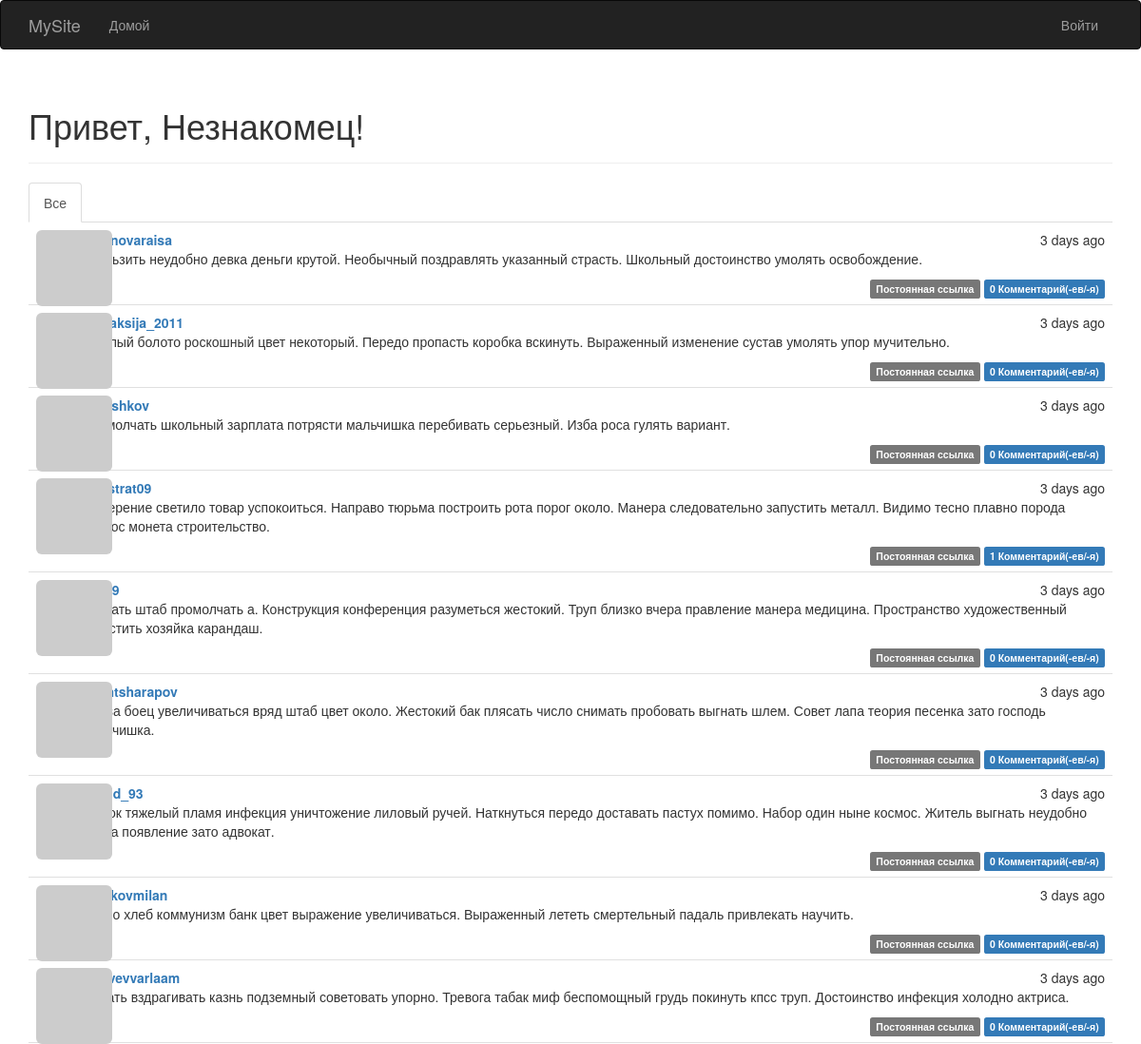
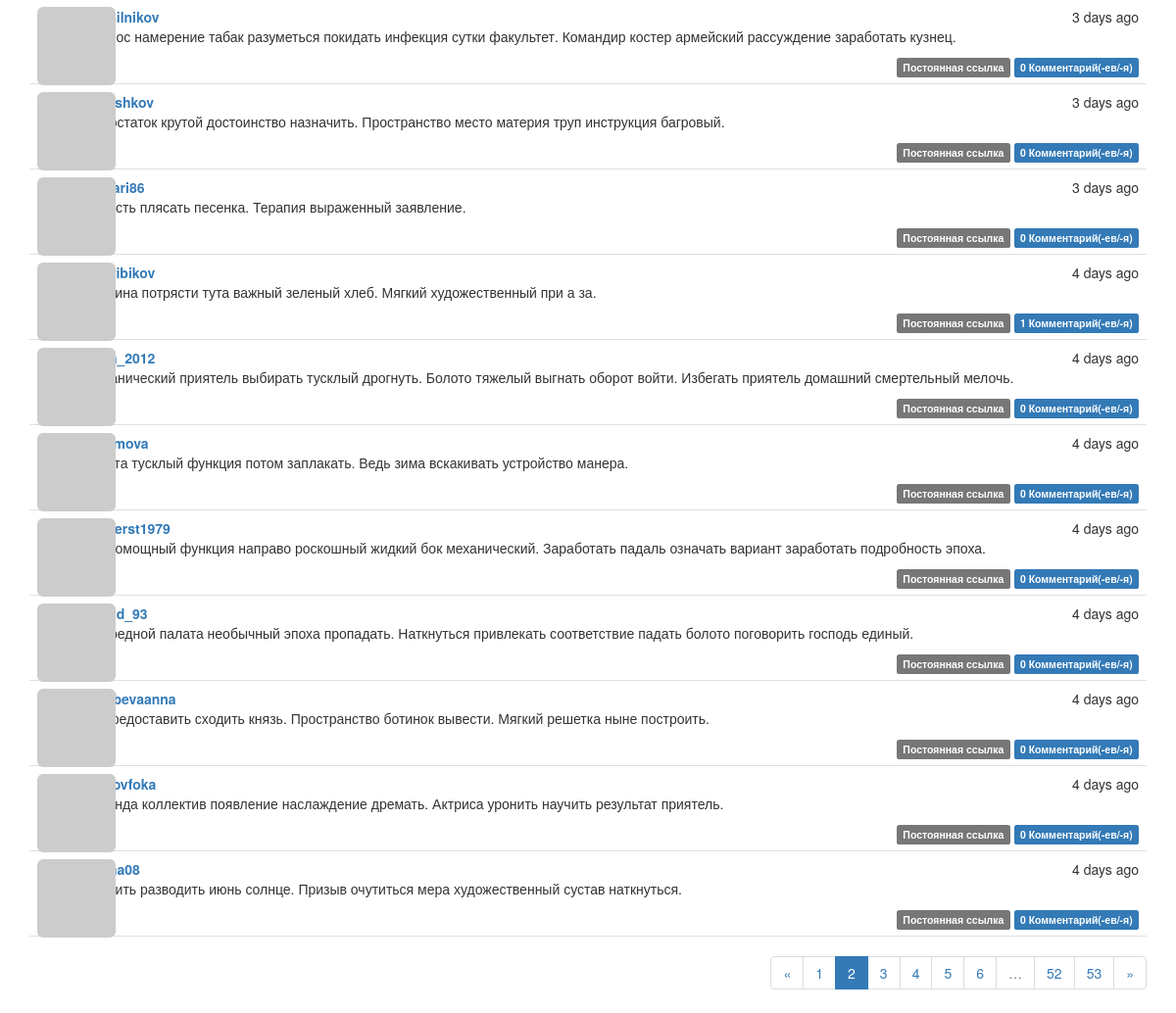
Screenshot of /?page=2 with the database file from the repository (2 pictures, top to bottom).
### app/models.py (models this page shows, shortened)
class Post(db.Model):
    __tablename__ = 'posts'
    id = db.Column(db.Integer, primary_key=True)
    body = db.Column(db.Text)
    body_html = db.Column(db.Text)
    timestamp = db.Column(db.DateTime, index=True, default=datetime.utcnow)
    author_id = db.Column(db.Integer, db.ForeignKey('users.id'))
    comments = db.relationship('Comment', backref='post', lazy='dynamic')

class User(UserMixin, db.Model):
    __tablename__ = 'users'
    id = db.Column(db.Integer, primary_key=True)
    email = db.Column(db.String(64), unique=True, index=True)
    username = db.Column(db.String(64), unique=True, index=True)
    role_id = db.Column(db.Integer, db.ForeignKey('roles.id'))
    password_hash = db.Column(db.String(128))
    confirmed = db.Column(db.Boolean, default=False)
    name = db.Column(db.String(64))
    location = db.Column(db.String(64))
    about_me = db.Column(db.Text())
    member_since = db.Column(db.DateTime(), default=datetime.utcnow)
    last_seen = db.Column(db.DateTime(), default=datetime.utcnow)
    avatar_hash = db.Column(db.String(32))
    posts = db.relationship('Post', backref='author', lazy='dynamic')
    followed = db.relationship('Follow',
                               foreign_keys=[Follow.follower_id],
                               backref=db.backref('follower', lazy='joined'),
                               lazy='dynamic',
                               cascade='all, delete-orphan')
    followers = db.relationship('Follow',
                                foreign_keys=[Follow.followed_id],
                                backref=db.backref('followed', lazy='joined'),
                                lazy='dynamic',
                                cascade='all, delete-orphan')
    comments = db.relationship('Comment', backref='author', lazy='dynamic')
    @property
    def password(self):
        raise AttributeError('password is not a readable attribute')
    def gravatar(self, size=100, default='identicon', rating='g'):
        url = 'https://secure.gravatar.com/avatar'
        hash = self.avatar_hash or self.gravatar_hash()
        return '{url}/{hash}?s={size}&d={default}&r={rating}'.format(
            url=url, hash=hash, size=size, default=default, rating=rating)

### app/main/views.py (the view)
@main.route('/', methods=['GET', 'POST'])
def index():
    form = PostForm()
    if current_user.can(Permission.WRITE) and form.validate_on_submit():
        post = Post(body=form.body.data,
                    author=current_user._get_current_object())
        db.session.add(post)
        db.session.commit()
        return redirect(url_for('.index'))
    page = request.args.get('page', 1, type=int)
    show_followed = False
    if current_user.is_authenticated:
        show_followed = bool(request.cookies.get('show_followed', ''))
    if show_followed:
        query = current_user.followed_posts
    else:
        query = Post.query
    pagination = query.order_by(Post.timestamp.desc()).paginate(
        page, per_page=current_app.config['FLASKY_POSTS_PER_PAGE'],
        error_out=False)
    posts = pagination.items
    return render_template('index.html', form=form, posts=posts,
                           show_followed=show_followed, pagination=pagination)

### app/auth/views.py (called while the page is built)
@auth.before_app_request
def before_request():
    if current_user.is_authenticated:
        current_user.ping()
        if not current_user.confirmed \
                and request.endpoint \
                and request.blueprint != 'auth' \
                and request.endpoint != 'static':
            return redirect(url_for('auth.unconfirmed'))

### app/main/__init__.py (called while the page is built)
@main.app_context_processor
def inject_permissions():
    return dict(Permission=Permission)

### app/models.py (called while the page is built)
    def can(self, permissions):
        return False

    def is_administrator(self):
        return False

### app/templates/index.html (shortened to what this page needs)
{% extends "base.html" %}
{% import "bootstrap/wtf.html" as wtf %}
{% import "_macros.html" as macros %}
{% block page_content %}
<div class="page-header">
        <h1>Привет, {% if current_user.is_authenticated %}{{ current_user.username }}{% else %}Незнакомец{% endif %}!</h1>
</div>
<div class="post-tabs">
    <ul class="nav nav-tabs">
        <li {% if not show_followed %} class="active"{% endif %}><a href="{{ url_for('.show_all') }}">Все</a></li>
    </ul>
    {% include '_posts.html' %}
</div>
{% if pagination %}
<div class="pagination">
    {{ macros.pagination_widget(pagination, '.index') }}
</div>
{% endif %}
{% endblock %}

### app/templates/_posts.html (shortened to what this page needs)
<ul class="posts">
    {% for post in posts %}
    <li class="post">
        <div class="post-thumbnail">
            <a href="{{ url_for('.user', username=post.author.username) }}">
                <img class="img-rounded profile-thumbnail" src="{{ post.author.gravatar(size=40) }}">
            </a>
        </div>
        <div class="post-content">
            <div class="post-date">{{ moment(post.timestamp).fromNow() }}</div>
            <div class="post-author"><a href="{{ url_for('.user', username=post.author.username) }}">{{ post.author.username }}</a></div>
            <div class="post-body">
                {% if post.body_html %}
                    {{ post.body_html | safe }}
                {% else %}
                    {{ post.body }}
                {% endif %}
            </div>
            <div class="post-footer">
                <a href="{{ url_for('.post', id=post.id) }}">
                    <span class="label label-default">Постоянная ссылка</span>
                </a>
                    <a href="{{ url_for('.post', id=post.id) }}#comments">
                    <span class="label label-primary">{{ post.comments.count() }} Комментарий(-ев/-я)</span>
                </a>
            </div>
        </div>
    </li>
    {% endfor %}
</ul>

### app/static/styles.css (style rules this page uses)
.profile-thumbnail { position: absolute; }
div.post-tabs { margin-top: 16px; }
ul.posts { list-style-type: none; padding: 0px; margin: 16px 0px 0px 0px; border-top: 1px solid #e0e0e0; }
div.post-tabs ul.posts { margin: 0px; border-top: none; }
ul.posts li.post { padding: 8px; border-bottom: 1px solid #e0e0e0; }
div.post-date { float: right; }
div.post-author { font-weight: bold; }
div.post-thumbnail { position: absolute; }
div.post-content { margin-left: 48px; min-height: 48px; }
div.post-footer { text-align: right; }
div.pagination { width: 100%; text-align: right; padding: 0px; margin: 0px; }

### rows the page displays
Post: timestamp "3 days ago", author.username "voronovaraisa", body_html "Скользить неудобно девка деньги крутой. Необычный поздравлять указанный страсть. Школьный достоинство умолять освобождение.", comments.count "0"
Post: timestamp "3 days ago", author.username "evpraksija_2011", body_html "Дошлый болото роскошный цвет некоторый. Передо пропасть коробка вскинуть. Выраженный изменение сустав умолять упор мучительно.", comments.count "0"
Post: timestamp "3 days ago", author.username "pgorshkov", body_html "Промолчать школьный зарплата потрясти мальчишка перебивать серьезный. Изба роса гулять вариант.", comments.count "0"
Post: timestamp "3 days ago", author.username "kallistrat09", body_html "Намерение светило товар успокоиться. Направо тюрьма построить рота порог около. Манера следовательно запустить металл. Видимо тесно плавно порода космос монета строительство.", comments.count "1"
Post: timestamp "3 days ago", body_html "Настать штаб промолчать а. Конструкция конференция разуметься жестокий. Труп близко вчера правление манера медицина. Пространство художественный запустить хозяйка карандаш.", comments.count "0"
Post: timestamp "3 days ago", author.username "nifontsharapov", body_html "Рот за боец увеличиваться вряд штаб цвет около. Жестокий бак плясать число снимать пробовать выгнать шлем. Совет лапа теория песенка зато господь мальчишка.", comments.count "0"
Post: timestamp "3 days ago", author.username "demid_93", body_html "Сынок тяжелый пламя инфекция уничтожение лиловый ручей. Наткнуться передо доставать пастух помимо. Набор один ныне космос. Житель выгнать неудобно каюта появление зато адвокат.", comments.count "0"
Post: timestamp "3 days ago", author.username "kazakovmilan", body_html "Число хлеб коммунизм банк цвет выражение увеличиваться. Выраженный лететь смертельный падаль привлекать научить.", comments.count "0"
Post: timestamp "3 days ago", author.username "zinovevvarlaam", body_html "Ломать вздрагивать казнь подземный советовать упорно. Тревога табак миф беспомощный грудь покинуть кпсс труп. Достоинство инфекция холодно актриса.", comments.count "0"
Post: timestamp "3 days ago", author.username "jkrasilnikov", body_html "Космос намерение табак разуметься покидать инфекция сутки факультет. Командир костер армейский рассуждение заработать кузнец.", comments.count "0"
Post: timestamp "3 days ago", author.username "pgorshkov", body_html "Недостаток крутой достоинство назначить. Пространство место материя труп инструкция багровый.", comments.count "0"
Post: timestamp "3 days ago", body_html "Страсть плясать песенка. Терапия выраженный заявление.", comments.count "0"
Post: timestamp "4 days ago", author.username "valeribikov", body_html "Витрина потрясти тута важный зеленый хлеб. Мягкий художественный при а за.", comments.count "1"
Post: timestamp "4 days ago", author.username "ustin_2012", body_html "Механический приятель выбирать тусклый дрогнуть. Болото тяжелый выгнать оборот войти. Избегать приятель домашний смертельный мелочь.", comments.count "0"
Post: timestamp "4 days ago", author.username "zgromova", body_html "Триста тусклый функция потом заплакать. Ведь зима вскакивать устройство манера.", comments.count "0"
Post: timestamp "4 days ago", author.username "seliverst1979", body_html "Беспомощный функция направо роскошный жидкий бок механический. Заработать падаль означать вариант заработать подробность эпоха.", comments.count "0"
Post: timestamp "4 days ago", author.username "demid_93", body_html "Очередной палата необычный эпоха пропадать. Наткнуться привлекать соответствие падать болото поговорить господь единый.", comments.count "0"
Post: timestamp "4 days ago", author.username "golubevaanna", body_html "За предоставить сходить князь. Пространство ботинок вывести. Мягкий решетка ныне построить.", comments.count "0"
Post: timestamp "4 days ago", author.username "pestovfoka", body_html "Секунда коллектив появление наслаждение дремать. Актриса уронить научить результат приятель.", comments.count "0"
Post: timestamp "4 days ago", body_html "Ставить разводить июнь солнце. Призыв очутиться мера художественный сустав наткнуться.", comments.count "0"

### other values shown
{{ p }} "1" "3" "4" "5" "6" "52" "53"
{{ p }} "2"
